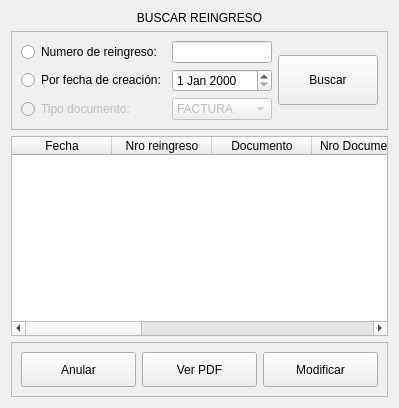
            <widget class="QWidget" name="buscar_reingreso">
             <layout class="QVBoxLayout" name="verticalLayout_30">
              <item>
               <widget class="QLabel" name="label_62">
                <property name="maximumSize">
                 <size>
                  <width>16777215</width>
                  <height>30</height>
                 </size>
                </property>
                <property name="styleSheet">
                 <string notr="true">font: 10pt &quot;Times New Roman&quot;;</string>
                </property>
                <property name="text">
                 <string>BUSCAR REINGRESO</string>
                </property>
                <property name="alignment">
                 <set>Qt::AlignCenter</set>
                </property>
               </widget>
              </item>
              <item>
               <widget class="QFrame" name="arriba_8">
                <property name="maximumSize">
                 <size>
                  <width>16777215</width>
                  <height>9999999</height>
                 </size>
                </property>
                <property name="frameShape">
                 <enum>QFrame::StyledPanel</enum>
                </property>
                <property name="frameShadow">
                 <enum>QFrame::Raised</enum>
                </property>
                <layout class="QHBoxLayout" name="horizontalLayout_25">
                 <item>
                  <layout class="QGridLayout" name="gridLayout_14">
                   <item row="3" column="0">
                    <widget class="QRadioButton" name="r_tipo_reingreso_2">
                     <property name="enabled">
                      <bool>false</bool>
                     </property>
                     <property name="maximumSize">
                      <size>
                       <width>140</width>
                       <height>16777215</height>
                      </size>
                     </property>
                     <property name="text">
                      <string>Tipo documento:</string>
                     </property>
                    </widget>
                   </item>
                   <item row="2" column="2">
                    <widget class="QDateEdit" name="dateEdit_2">
                     <property name="maximumSize">
                      <size>
                       <width>150</width>
                       <height>16777215</height>
                      </size>
                     </property>
                    </widget>
                   </item>
                   <item row="2" column="0">
                    <widget class="QRadioButton" name="r_fecha_2">
                     <property name="maximumSize">
                      <size>
                       <width>200</width>
                       <height>16777215</height>
                      </size>
                     </property>
                     <property name="text">
                      <string>Por fecha de creación:</string>
                     </property>
                    </widget>
                   </item>
                   <item row="1" column="0">
                    <widget class="QRadioButton" name="r_reingreso_2">
                     <property name="maximumSize">
                      <size>
                       <width>200</width>
                       <height>16777215</height>
                      </size>
                     </property>
                     <property name="text">
                      <string>Numero de reingreso:</string>
                     </property>
                    </widget>
                   </item>
                   <item row="1" column="2">
                    <widget class="QLineEdit" name="txt_reingreso_2">
                     <property name="maximumSize">
                      <size>
                       <width>150</width>
                       <height>16777215</height>
                      </size>
                     </property>
                    </widget>
                   </item>
                   <item row="3" column="2">
                    <widget class="QComboBox" name="comboBox_2">
                     <property name="enabled">
                      <bool>false</bool>
                     </property>
                     <item>
                      <property name="text">
                       <string>FACTURA</string>
                      </property>
                     </item>
                     <item>
                      <property name="text">
                       <string>BOLETA</string>
                      </property>
                     </item>
                     <item>
                      <property name="text">
                       <string>GUIA</string>
                      </property>
                     </item>
                     <item>
                      <property name="text">
                       <string>No asignado</string>
                      </property>
                     </item>
                    </widget>
                   </item>
                  </layout>
                 </item>
                 <item>
                  <layout class="QGridLayout" name="gridLayout_15">
                   <item row="2" column="1">
                    <widget class="QPushButton" name="btn_buscar_reingreso">
                     <property name="minimumSize">
                      <size>
                       <width>100</width>
                       <height>40</height>
                      </size>
                     </property>
                     <property name="maximumSize">
                      <size>
                       <width>50</width>
                       <height>50</height>
                      </size>
                     </property>
                     <property name="text">
                      <string>Buscar</string>
                     </property>
                    </widget>
                   </item>
                  </layout>
                 </item>
                </layout>
               </widget>
              </item>
              <item>
               <widget class="QTableWidget" name="tb_buscar_reingreso">
                <property name="sizePolicy">
                 <sizepolicy hsizetype="Expanding" vsizetype="Expanding">
                  <horstretch>0</horstretch>
                  <verstretch>0</verstretch>
                 </sizepolicy>
                </property>
                <property name="minimumSize">
                 <size>
                  <width>200</width>
                  <height>200</height>
                 </size>
                </property>
                <property name="columnCount">
                 <number>9</number>
                </property>
                <column>
                 <property name="text">
                  <string>Fecha</string>
                 </property>
                </column>
                <column>
                 <property name="text">
                  <string>Nro reingreso</string>
                 </property>
                </column>
                <column>
                 <property name="text">
                  <string>Documento</string>
                 </property>
                </column>
                <column>
                 <property name="text">
                  <string>Nro Documento</string>
                 </property>
                </column>
                <column>
                 <property name="text">
                  <string>Proceso</string>
                 </property>
                </column>
                <column>
                 <property name="text">
                  <string>Nro Orden</string>
                 </property>
                </column>
                <column>
                 <property name="text">
                  <string>Creado por</string>
                 </property>
                </column>
                <column>
                 <property name="text">
                  <string>Estado</string>
                 </property>
                </column>
                <column>
                 <property name="text">
                  <string>Compatibilidad</string>
                 </property>
                </column>
               </widget>
              </item>
              <item>
               <widget class="QFrame" name="frame_23">
                <property name="frameShape">
                 <enum>QFrame::StyledPanel</enum>
                </property>
                <property name="frameShadow">
                 <enum>QFrame::Raised</enum>
                </property>
                <layout class="QHBoxLayout" name="horizontalLayout_33">
                 <item>
                  <widget class="QPushButton" name="pushButton_3">
                   <property name="minimumSize">
                    <size>
                     <width>0</width>
                     <height>35</height>
                    </size>
                   </property>
                   <property name="text">
                    <string>Anular</string>
                   </property>
                  </widget>
                 </item>
                 <item>
                  <widget class="QPushButton" name="btn_ver_pdf_reingreso">
                   <property name="minimumSize">
                    <size>
                     <width>0</width>
                     <height>35</height>
                    </size>
                   </property>
                   <property name="text">
                    <string>Ver PDF</string>
                   </property>
                  </widget>
                 </item>
                 <item>
                  <widget class="QPushButton" name="btn_mod_reingreso_1">
                   <property name="minimumSize">
                    <size>
                     <width>0</width>
                     <height>35</height>
                    </size>
                   </property>
                   <property name="text">
                    <string>Modificar</string>
                   </property>
                  </widget>
                 </item>
                </layout>
               </widget>
              </item>
             </layout>
            </widget>
